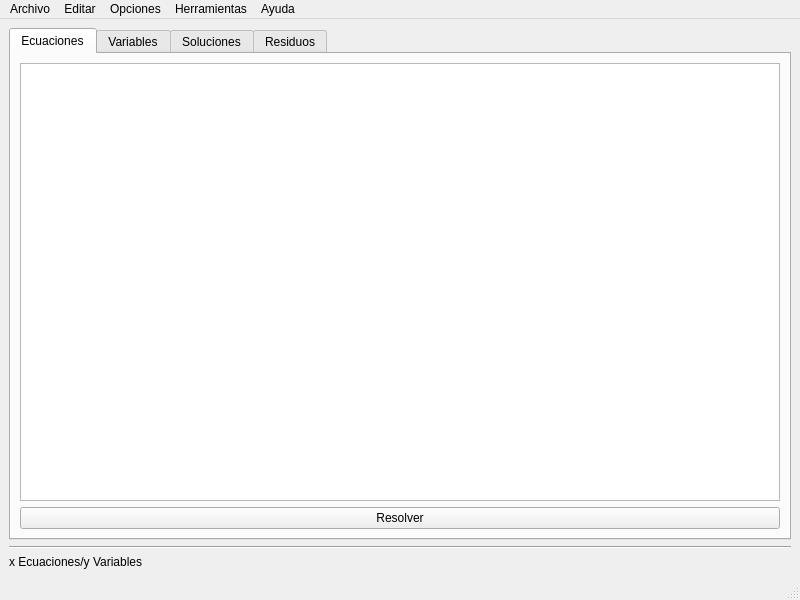
<?xml version="1.0" encoding="UTF-8"?>
<ui version="4.0">
 <class>MainWindow</class>
 <widget class="QMainWindow" name="MainWindow">
  <property name="geometry">
   <rect>
    <x>0</x>
    <y>0</y>
    <width>800</width>
    <height>600</height>
   </rect>
  </property>
  <property name="minimumSize">
   <size>
    <width>800</width>
    <height>600</height>
   </size>
  </property>
  <property name="windowTitle">
   <string notr="true">pyENL</string>
  </property>
  <property name="windowIcon">
   <iconset>
    <normaloff>:/imgs/imgs/icon.png</normaloff>:/imgs/imgs/icon.png</iconset>
  </property>
  <widget class="QWidget" name="centralwidget">
   <layout class="QGridLayout" name="gridLayout_2">
    <item row="0" column="0">
     <widget class="QTabWidget" name="tabWidget">
      <property name="tabShape">
       <enum>QTabWidget::Rounded</enum>
      </property>
      <property name="currentIndex">
       <number>0</number>
      </property>
      <widget class="QWidget" name="eqnTab">
       <attribute name="title">
        <string>Ecuaciones</string>
       </attribute>
       <layout class="QGridLayout" name="gridLayout">
        <item row="0" column="0">
         <widget class="QPlainTextEdit" name="cajaTexto"/>
        </item>
        <item row="1" column="0">
         <widget class="QPushButton" name="solve_button">
          <property name="text">
           <string>Resolver</string>
          </property>
         </widget>
        </item>
       </layout>
      </widget>
      <widget class="QWidget" name="varTab">
       <attribute name="title">
        <string>Variables</string>
       </attribute>
       <layout class="QGridLayout" name="gridLayout_3">
        <item row="0" column="0">
         <layout class="QVBoxLayout" name="verticalLayout">
          <item>
           <widget class="QTableWidget" name="varsTable"/>
          </item>
          <item>
           <widget class="QPushButton" name="Actualizar_Button">
            <property name="text">
             <string>Actualizar</string>
            </property>
           </widget>
          </item>
          <item>
           <widget class="QPushButton" name="cleanVarButton">
            <property name="text">
             <string>Limpiar</string>
            </property>
           </widget>
          </item>
         </layout>
        </item>
       </layout>
      </widget>
      <widget class="QWidget" name="solTab">
       <attribute name="title">
        <string>Soluciones</string>
       </attribute>
       <layout class="QVBoxLayout" name="verticalLayout_3">
        <item>
         <widget class="QTableWidget" name="solsTable"/>
        </item>
        <item>
         <spacer name="horizontalSpacer_2">
          <property name="orientation">
           <enum>Qt::Horizontal</enum>
          </property>
          <property name="sizeHint" stdset="0">
           <size>
            <width>40</width>
            <height>20</height>
           </size>
          </property>
         </spacer>
        </item>
        <item>
         <widget class="QPushButton" name="info_button">
          <property name="text">
           <string>Información</string>
          </property>
         </widget>
        </item>
       </layout>
      </widget>
      <widget class="QWidget" name="resTab">
       <attribute name="title">
        <string>Residuos</string>
       </attribute>
       <layout class="QGridLayout" name="gridLayout_4">
        <item row="0" column="0">
         <widget class="QTableWidget" name="resTable"/>
        </item>
       </layout>
      </widget>
     </widget>
    </item>
    <item row="1" column="0">
     <widget class="Line" name="line">
      <property name="orientation">
       <enum>Qt::Horizontal</enum>
      </property>
     </widget>
    </item>
    <item row="2" column="0">
     <widget class="QLabel" name="infoLabel">
      <property name="text">
       <string>x Ecuaciones/y Variables</string>
      </property>
     </widget>
    </item>
   </layout>
  </widget>
  <widget class="QMenuBar" name="menubar">
   <property name="geometry">
    <rect>
     <x>0</x>
     <y>0</y>
     <width>800</width>
     <height>30</height>
    </rect>
   </property>
   <widget class="QMenu" name="menuArchivo">
    <property name="title">
     <string>Archivo</string>
    </property>
    <widget class="QMenu" name="menuExportar_reporte">
     <property name="title">
      <string>Exportar reporte</string>
     </property>
     <addaction name="actionLibreOffice"/>
     <addaction name="actionTeX"/>
    </widget>
    <widget class="QMenu" name="menuImportar">
     <property name="title">
      <string>Importar</string>
     </property>
     <addaction name="actionArchivo_EES"/>
    </widget>
    <addaction name="actionAbrir"/>
    <addaction name="actionGuardar"/>
    <addaction name="actionGuardar_Como"/>
    <addaction name="separator"/>
    <addaction name="menuExportar_reporte"/>
    <addaction name="menuImportar"/>
    <addaction name="separator"/>
    <addaction name="actionCerrar"/>
    <addaction name="actionSalir"/>
   </widget>
   <widget class="QMenu" name="menuEditar">
    <property name="title">
     <string>Editar</string>
    </property>
    <addaction name="actionComentario"/>
    <addaction name="actionSeleccionar_todo"/>
    <addaction name="separator"/>
    <addaction name="actionDeshacer"/>
    <addaction name="actionRehacer"/>
    <addaction name="separator"/>
    <addaction name="actionCopiar"/>
    <addaction name="actionPegar"/>
    <addaction name="actionPegar_2"/>
   </widget>
   <widget class="QMenu" name="menuOpciones">
    <property name="title">
     <string>Opciones</string>
    </property>
    <addaction name="actionUnidades"/>
    <addaction name="separator"/>
    <addaction name="actionConfiguracion"/>
   </widget>
   <widget class="QMenu" name="menuHerramientas">
    <property name="title">
     <string>Herramientas</string>
    </property>
    <widget class="QMenu" name="menuFunciones_Ingenieria">
     <property name="title">
      <string>Funciones Ingeniería</string>
     </property>
     <addaction name="actionTermodinamicas"/>
     <addaction name="actionPor_agregar"/>
    </widget>
    <widget class="QMenu" name="menuFunciones_de_usuario">
     <property name="title">
      <string>Funciones de usuario</string>
     </property>
     <addaction name="actionDisponibles"/>
     <addaction name="actionAgregar"/>
    </widget>
    <addaction name="menuFunciones_Ingenieria"/>
    <addaction name="menuFunciones_de_usuario"/>
    <addaction name="actionImprimir"/>
   </widget>
   <widget class="QMenu" name="menuAyuda">
    <property name="title">
     <string>Ayuda</string>
    </property>
    <addaction name="actionAyuda_pyENL"/>
    <addaction name="actionAyuda_NumPy"/>
    <addaction name="actionAyuda_CoolProp"/>
    <addaction name="separator"/>
    <addaction name="actionSobre_pyENL"/>
    <addaction name="actionLicencias"/>
   </widget>
   <addaction name="menuArchivo"/>
   <addaction name="menuEditar"/>
   <addaction name="menuOpciones"/>
   <addaction name="menuHerramientas"/>
   <addaction name="menuAyuda"/>
  </widget>
  <widget class="QStatusBar" name="statusbar"/>
  <action name="actionAbrir">
   <property name="text">
    <string>Abrir</string>
   </property>
   <property name="whatsThis">
    <string/>
   </property>
  </action>
  <action name="actionGuardar">
   <property name="text">
    <string>Guardar</string>
   </property>
  </action>
  <action name="actionGuardar_Como">
   <property name="text">
    <string>Guardar Como...</string>
   </property>
  </action>
  <action name="actionCerrar">
   <property name="text">
    <string>Cerrar</string>
   </property>
  </action>
  <action name="actionSalir">
   <property name="text">
    <string>Salir</string>
   </property>
  </action>
  <action name="actionComentario">
   <property name="text">
    <string>Comentario</string>
   </property>
  </action>
  <action name="actionSeleccionar_todo">
   <property name="text">
    <string>Seleccionar todo</string>
   </property>
  </action>
  <action name="actionDeshacer">
   <property name="text">
    <string>Deshacer</string>
   </property>
  </action>
  <action name="actionRehacer">
   <property name="text">
    <string>Rehacer</string>
   </property>
  </action>
  <action name="actionCopiar">
   <property name="text">
    <string>Copiar</string>
   </property>
  </action>
  <action name="actionPegar">
   <property name="text">
    <string>Cortar</string>
   </property>
  </action>
  <action name="actionPegar_2">
   <property name="text">
    <string>Pegar</string>
   </property>
  </action>
  <action name="actionAyuda_pyENL">
   <property name="text">
    <string>Ayuda pyENL</string>
   </property>
  </action>
  <action name="actionAyuda_NumPy">
   <property name="text">
    <string>Ayuda NumPy</string>
   </property>
  </action>
  <action name="actionAyuda_CoolProp">
   <property name="text">
    <string>Ayuda CoolProp</string>
   </property>
  </action>
  <action name="actionSobre_pyENL">
   <property name="text">
    <string>Sobre pyENL</string>
   </property>
  </action>
  <action name="actionLicencias">
   <property name="text">
    <string>Licencias</string>
   </property>
  </action>
  <action name="actionTermodinamicas">
   <property name="text">
    <string>Termodinámicas</string>
   </property>
  </action>
  <action name="actionPor_agregar">
   <property name="text">
    <string>Por agregar...</string>
   </property>
  </action>
  <action name="actionDisponibles">
   <property name="text">
    <string>Disponibles</string>
   </property>
  </action>
  <action name="actionAgregar">
   <property name="text">
    <string>Agregar...</string>
   </property>
  </action>
  <action name="actionUnidades">
   <property name="text">
    <string>Unidades</string>
   </property>
  </action>
  <action name="actionConfiguracion">
   <property name="text">
    <string>Configuración</string>
   </property>
  </action>
  <action name="actionImprimir">
   <property name="text">
    <string>Imprimir</string>
   </property>
  </action>
  <action name="actionLibreOffice">
   <property name="text">
    <string>Open Document Text</string>
   </property>
  </action>
  <action name="actionTeX">
   <property name="text">
    <string>Archivo LaTeX</string>
   </property>
  </action>
  <action name="actionArchivo_EES">
   <property name="text">
    <string>Archivo EES</string>
   </property>
  </action>
 </widget>
 <resources>
  <include location="MainResources.qrc.py"/>
 </resources>
 <connections/>
</ui>
